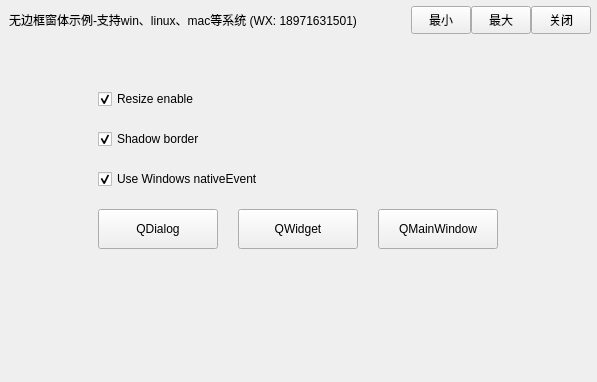
<?xml version="1.0" encoding="UTF-8"?>
<ui version="4.0">
 <class>Widget</class>
 <widget class="QWidget" name="Widget">
  <property name="geometry">
   <rect>
    <x>0</x>
    <y>0</y>
    <width>597</width>
    <height>382</height>
   </rect>
  </property>
  <property name="windowTitle">
   <string>Form</string>
  </property>
  <layout class="QVBoxLayout" name="verticalLayout">
   <property name="spacing">
    <number>0</number>
   </property>
   <property name="leftMargin">
    <number>0</number>
   </property>
   <property name="topMargin">
    <number>0</number>
   </property>
   <property name="rightMargin">
    <number>0</number>
   </property>
   <property name="bottomMargin">
    <number>0</number>
   </property>
   <item>
    <widget class="QWidget" name="titleBar" native="true">
     <property name="sizePolicy">
      <sizepolicy hsizetype="Preferred" vsizetype="Fixed">
       <horstretch>0</horstretch>
       <verstretch>0</verstretch>
      </sizepolicy>
     </property>
     <property name="minimumSize">
      <size>
       <width>0</width>
       <height>40</height>
      </size>
     </property>
     <layout class="QHBoxLayout" name="horizontalLayout_2">
      <property name="spacing">
       <number>0</number>
      </property>
      <property name="topMargin">
       <number>0</number>
      </property>
      <property name="rightMargin">
       <number>6</number>
      </property>
      <property name="bottomMargin">
       <number>0</number>
      </property>
      <item>
       <widget class="QLabel" name="labTitle">
        <property name="sizePolicy">
         <sizepolicy hsizetype="Expanding" vsizetype="Expanding">
          <horstretch>0</horstretch>
          <verstretch>0</verstretch>
         </sizepolicy>
        </property>
        <property name="text">
         <string>无边框窗体示例-支持win、linux、mac等系统 (WX: 18971631501)</string>
        </property>
       </widget>
      </item>
      <item>
       <widget class="QWidget" name="widgetMenu" native="true">
        <property name="sizePolicy">
         <sizepolicy hsizetype="Preferred" vsizetype="Fixed">
          <horstretch>0</horstretch>
          <verstretch>0</verstretch>
         </sizepolicy>
        </property>
        <property name="maximumSize">
         <size>
          <width>16777215</width>
          <height>28</height>
         </size>
        </property>
        <layout class="QHBoxLayout" name="horizontalLayout">
         <property name="spacing">
          <number>0</number>
         </property>
         <property name="leftMargin">
          <number>0</number>
         </property>
         <property name="topMargin">
          <number>0</number>
         </property>
         <property name="rightMargin">
          <number>0</number>
         </property>
         <property name="bottomMargin">
          <number>0</number>
         </property>
         <item>
          <widget class="QPushButton" name="btnMenu_Min">
           <property name="sizePolicy">
            <sizepolicy hsizetype="Minimum" vsizetype="Expanding">
             <horstretch>0</horstretch>
             <verstretch>0</verstretch>
            </sizepolicy>
           </property>
           <property name="minimumSize">
            <size>
             <width>60</width>
             <height>0</height>
            </size>
           </property>
           <property name="maximumSize">
            <size>
             <width>60</width>
             <height>16777215</height>
            </size>
           </property>
           <property name="cursor">
            <cursorShape>ArrowCursor</cursorShape>
           </property>
           <property name="focusPolicy">
            <enum>Qt::NoFocus</enum>
           </property>
           <property name="toolTip">
            <string>最小化</string>
           </property>
           <property name="text">
            <string>最小</string>
           </property>
          </widget>
         </item>
         <item>
          <widget class="QPushButton" name="btnMenu_Max">
           <property name="sizePolicy">
            <sizepolicy hsizetype="Minimum" vsizetype="Expanding">
             <horstretch>0</horstretch>
             <verstretch>0</verstretch>
            </sizepolicy>
           </property>
           <property name="minimumSize">
            <size>
             <width>60</width>
             <height>0</height>
            </size>
           </property>
           <property name="maximumSize">
            <size>
             <width>60</width>
             <height>16777215</height>
            </size>
           </property>
           <property name="focusPolicy">
            <enum>Qt::NoFocus</enum>
           </property>
           <property name="text">
            <string>最大</string>
           </property>
          </widget>
         </item>
         <item>
          <widget class="QPushButton" name="btnMenu_Close">
           <property name="sizePolicy">
            <sizepolicy hsizetype="Minimum" vsizetype="Expanding">
             <horstretch>0</horstretch>
             <verstretch>0</verstretch>
            </sizepolicy>
           </property>
           <property name="minimumSize">
            <size>
             <width>60</width>
             <height>0</height>
            </size>
           </property>
           <property name="maximumSize">
            <size>
             <width>60</width>
             <height>16777215</height>
            </size>
           </property>
           <property name="cursor">
            <cursorShape>ArrowCursor</cursorShape>
           </property>
           <property name="focusPolicy">
            <enum>Qt::NoFocus</enum>
           </property>
           <property name="toolTip">
            <string>关闭</string>
           </property>
           <property name="text">
            <string>关闭</string>
           </property>
          </widget>
         </item>
        </layout>
       </widget>
      </item>
     </layout>
    </widget>
   </item>
   <item>
    <widget class="QWidget" name="widgetMain" native="true">
     <property name="sizePolicy">
      <sizepolicy hsizetype="Preferred" vsizetype="Expanding">
       <horstretch>0</horstretch>
       <verstretch>0</verstretch>
      </sizepolicy>
     </property>
     <layout class="QGridLayout" name="gridLayout">
      <property name="spacing">
       <number>20</number>
      </property>
      <item row="0" column="1">
       <spacer name="verticalSpacer">
        <property name="orientation">
         <enum>Qt::Vertical</enum>
        </property>
        <property name="sizeType">
         <enum>QSizePolicy::Fixed</enum>
        </property>
        <property name="sizeHint" stdset="0">
         <size>
          <width>20</width>
          <height>40</height>
         </size>
        </property>
       </spacer>
      </item>
      <item row="1" column="1" colspan="3">
       <widget class="QCheckBox" name="checkBox_resizeEnable">
        <property name="text">
         <string>Resize enable</string>
        </property>
        <property name="checked">
         <bool>true</bool>
        </property>
       </widget>
      </item>
      <item row="2" column="1" colspan="3">
       <widget class="QCheckBox" name="checkBox_shadowBorder">
        <property name="text">
         <string>Shadow border</string>
        </property>
        <property name="checked">
         <bool>true</bool>
        </property>
       </widget>
      </item>
      <item row="3" column="1" colspan="3">
       <widget class="QCheckBox" name="checkBox_winNativeEvent">
        <property name="text">
         <string>Use Windows nativeEvent</string>
        </property>
        <property name="checked">
         <bool>true</bool>
        </property>
       </widget>
      </item>
      <item row="4" column="0">
       <spacer name="horizontalSpacer">
        <property name="orientation">
         <enum>Qt::Horizontal</enum>
        </property>
        <property name="sizeHint" stdset="0">
         <size>
          <width>95</width>
          <height>20</height>
         </size>
        </property>
       </spacer>
      </item>
      <item row="4" column="1">
       <widget class="QPushButton" name="pushButton_QDialog">
        <property name="minimumSize">
         <size>
          <width>120</width>
          <height>40</height>
         </size>
        </property>
        <property name="maximumSize">
         <size>
          <width>120</width>
          <height>40</height>
         </size>
        </property>
        <property name="text">
         <string>QDialog</string>
        </property>
       </widget>
      </item>
      <item row="4" column="2">
       <widget class="QPushButton" name="pushButton_QWidget">
        <property name="minimumSize">
         <size>
          <width>120</width>
          <height>40</height>
         </size>
        </property>
        <property name="maximumSize">
         <size>
          <width>120</width>
          <height>40</height>
         </size>
        </property>
        <property name="text">
         <string>QWidget</string>
        </property>
       </widget>
      </item>
      <item row="4" column="3">
       <widget class="QPushButton" name="pushButton_QMainWindow">
        <property name="minimumSize">
         <size>
          <width>120</width>
          <height>40</height>
         </size>
        </property>
        <property name="maximumSize">
         <size>
          <width>120</width>
          <height>40</height>
         </size>
        </property>
        <property name="text">
         <string>QMainWindow</string>
        </property>
       </widget>
      </item>
      <item row="4" column="4">
       <spacer name="horizontalSpacer_2">
        <property name="orientation">
         <enum>Qt::Horizontal</enum>
        </property>
        <property name="sizeHint" stdset="0">
         <size>
          <width>95</width>
          <height>20</height>
         </size>
        </property>
       </spacer>
      </item>
      <item row="5" column="2">
       <spacer name="verticalSpacer_2">
        <property name="orientation">
         <enum>Qt::Vertical</enum>
        </property>
        <property name="sizeHint" stdset="0">
         <size>
          <width>20</width>
          <height>73</height>
         </size>
        </property>
       </spacer>
      </item>
     </layout>
    </widget>
   </item>
  </layout>
 </widget>
 <resources/>
 <connections/>
</ui>
